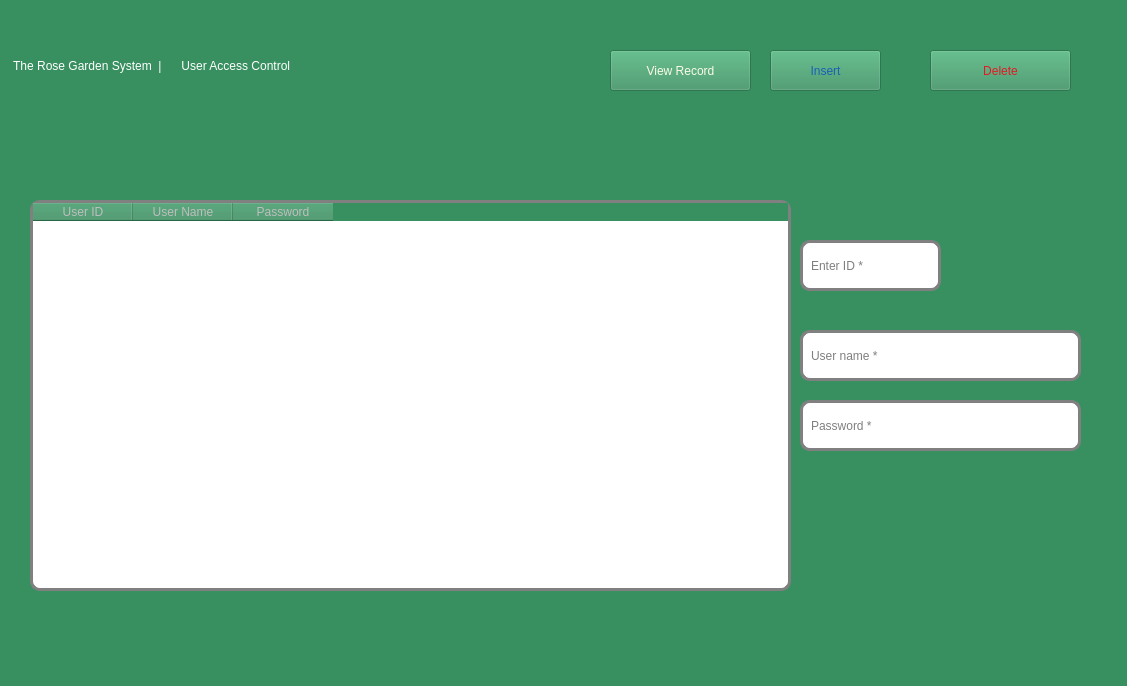
<?xml version="1.0" encoding="UTF-8"?>
<ui version="4.0">
 <class>AddSystemAdmin</class>
 <widget class="QDialog" name="AddSystemAdmin">
  <property name="enabled">
   <bool>false</bool>
  </property>
  <property name="geometry">
   <rect>
    <x>0</x>
    <y>0</y>
    <width>1127</width>
    <height>686</height>
   </rect>
  </property>
  <property name="maximumSize">
   <size>
    <width>16777202</width>
    <height>16777202</height>
   </size>
  </property>
  <property name="windowTitle">
   <string>The Rose Garden Nursery  System 1.0</string>
  </property>
  <property name="styleSheet">
   <string notr="true">background-color: rgb(56, 144, 96);

background-image: url(:/images/beauty.png);</string>
  </property>
  <widget class="QLabel" name="label">
   <property name="geometry">
    <rect>
     <x>10</x>
     <y>40</y>
     <width>571</width>
     <height>51</height>
    </rect>
   </property>
   <property name="styleSheet">
    <string notr="true">color: rgb(255, 255, 255);
font: 500 13pt &quot;Ubuntu&quot;;</string>
   </property>
   <property name="text">
    <string> The Rose Garden System  |      User Access Control</string>
   </property>
  </widget>
  <widget class="QTableWidget" name="tableWidget">
   <property name="geometry">
    <rect>
     <x>30</x>
     <y>200</y>
     <width>761</width>
     <height>391</height>
    </rect>
   </property>
   <property name="styleSheet">
    <string notr="true">   QTableWidget 
{

  border:3px solid gray;
  border-radius: 10px;
  background: rgb(255, 255, 255);
 
  color: rgb(0, 0, 0);;

}</string>
   </property>
   <column>
    <property name="text">
     <string>User ID</string>
    </property>
   </column>
   <column>
    <property name="text">
     <string>User Name</string>
    </property>
   </column>
   <column>
    <property name="text">
     <string>Password</string>
    </property>
   </column>
  </widget>
  <widget class="QLineEdit" name="lineEdit_ID">
   <property name="geometry">
    <rect>
     <x>800</x>
     <y>240</y>
     <width>141</width>
     <height>51</height>
    </rect>
   </property>
   <property name="styleSheet">
    <string notr="true">  QLineEdit {
  border:3px solid gray;
  border-radius: 10px;
  padding: 6px 6px;
  background: rgb(255, 255, 255);
  font: 700 12pt ;
  color: rgb(0, 0, 0);;
}</string>
   </property>
   <property name="placeholderText">
    <string>Enter ID *</string>
   </property>
  </widget>
  <widget class="QLineEdit" name="lineEdit_UserName">
   <property name="geometry">
    <rect>
     <x>800</x>
     <y>330</y>
     <width>281</width>
     <height>51</height>
    </rect>
   </property>
   <property name="styleSheet">
    <string notr="true">  QLineEdit {
  border:3px solid gray;
  border-radius: 10px;
  padding: 6px 6px;
  background: rgb(255, 255, 255);
  font: 700 12pt ;
  color: rgb(0, 0, 0);;
}</string>
   </property>
   <property name="placeholderText">
    <string>User name *</string>
   </property>
  </widget>
  <widget class="QLineEdit" name="lineEdit_Password">
   <property name="geometry">
    <rect>
     <x>800</x>
     <y>400</y>
     <width>281</width>
     <height>51</height>
    </rect>
   </property>
   <property name="styleSheet">
    <string notr="true">  QLineEdit {
  border:3px solid gray;
  border-radius: 10px;
  padding: 6px 6px;
  background: rgb(255, 255, 255);
  font: 700 12pt ;
  color: rgb(0, 0, 0);;
}</string>
   </property>
   <property name="placeholderText">
    <string>Password *</string>
   </property>
  </widget>
  <widget class="QPushButton" name="ViewAccessDetail">
   <property name="geometry">
    <rect>
     <x>610</x>
     <y>50</y>
     <width>141</width>
     <height>41</height>
    </rect>
   </property>
   <property name="styleSheet">
    <string notr="true">color: rgb(251, 251, 232);
font: 500 13pt &quot;Ubuntu&quot;;</string>
   </property>
   <property name="text">
    <string>View Record</string>
   </property>
  </widget>
  <widget class="QPushButton" name="InsertAccessDetail">
   <property name="geometry">
    <rect>
     <x>770</x>
     <y>50</y>
     <width>111</width>
     <height>41</height>
    </rect>
   </property>
   <property name="styleSheet">
    <string notr="true">color: rgb(26, 95, 180);
font: 500 13pt &quot;Ubuntu&quot;;</string>
   </property>
   <property name="text">
    <string>Insert</string>
   </property>
  </widget>
  <widget class="QPushButton" name="DeleteAccessDetail">
   <property name="geometry">
    <rect>
     <x>930</x>
     <y>50</y>
     <width>141</width>
     <height>41</height>
    </rect>
   </property>
   <property name="styleSheet">
    <string notr="true">color: rgb(224, 27, 36);
font: 500 13pt &quot;Ubuntu&quot;;</string>
   </property>
   <property name="text">
    <string>Delete</string>
   </property>
  </widget>
 </widget>
 <resources/>
 <connections/>
</ui>
